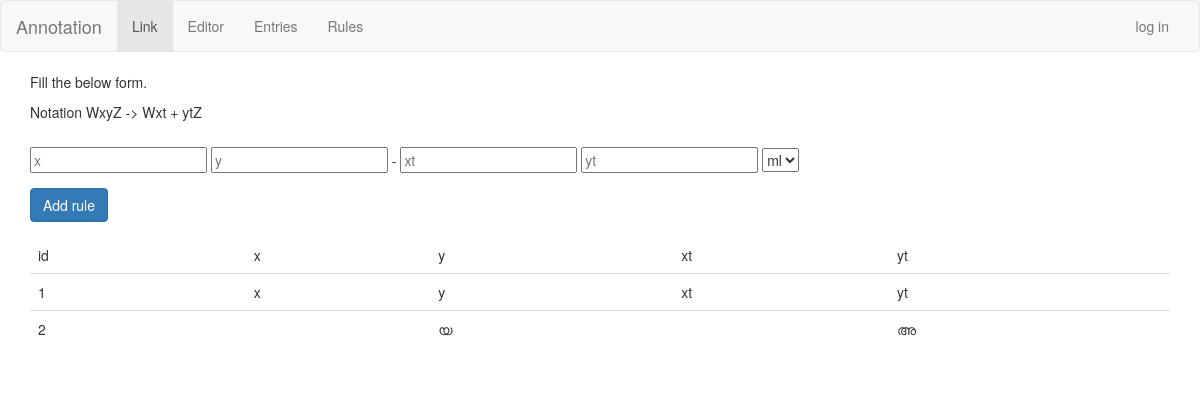
/rules, run on an earlier commit of the app's database.
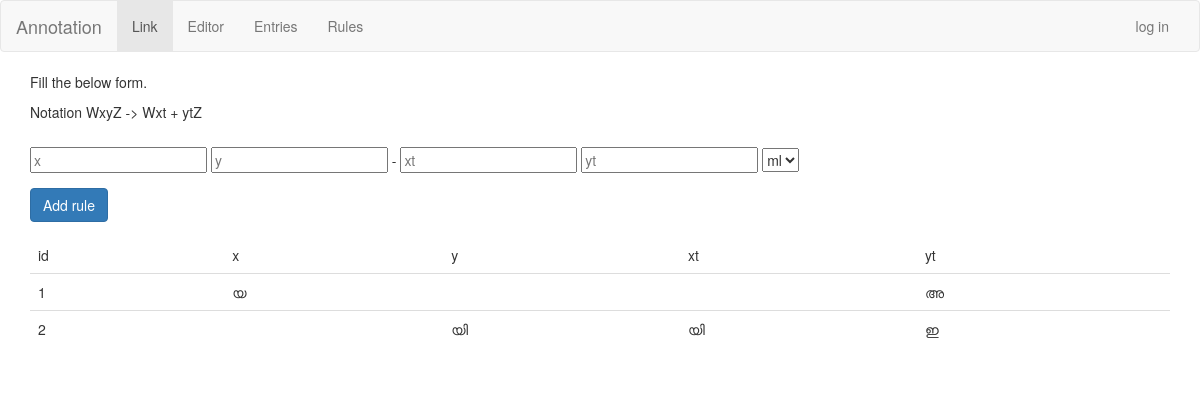
And on a later commit of the database.
### tables this page shows
CREATE TABLE rules (
    id integer primary key autoincrement,
    x string not null,
    y string not null,
    xt string not null,
    yt string not null,
    lang string not null
);

### annotation.py (the view)
@app.route('/rules', methods=['GET'])
def rule_editor():
    cursor = g.db.execute('SELECT * from rules');
    rules = [dict(rid=row[0],
        x=row[1], y = row[2], xt=row[3], yt=row[4], lang=row[5]) for row in cursor.fetchall()]
    return render_template('rule_editor.html', rules=rules)

### annotation.py (called while the page is built)
def connect_db():
    return sqlite3.connect(app.config['DATABASE'])

@app.before_request
def before_request():
    g.db = connect_db()

@app.teardown_request
def teardown_request(exception):
    db = getattr(g, 'db', None)
    if db is not None:
        db.close()

### templates/rule_editor.html
{% extends "layout.html" %}
{% block body %}
<form method="POST" action="/rules">
    <fieldset class="form-group">
        <p>Fill the below form.</p>
        <p>Notation WxyZ -> Wxt + ytZ </p>
    </fieldset>
    <fieldset class="form-group">
        <input type="text" name="x" placeholder="x" ></input>
        <input type="text" name="y" placeholder="y" ></input>
        -
        <input type="text" name="xt" placeholder="xt"></input>
        <input type="text" name="yt" placeholder="yt"></input>
        <select name="lang">
            <option>ml</option>
        </select>
    </fieldset>
    <fieldset class="form-group">
        <button class="btn btn-primary">Add rule</button>
    </fieldset>
</form>
<div class="row">
    <div class="col-md-12 col xs-12">
    <table class="table">
        <thead>
            <tr>
            <td> id </td>
            <td> x </td>
            <td> y </td>
            <td> xt </td>
            <td> yt </td>
            </tr>
        </thead>
        <tbody>
        {% for rule in rules %}
        <tr>
            <td>{{rule.rid}} </td>
            <td>{{rule.x}} </td>
            <td>{{rule.y}}</td>
            <td>{{rule.xt}} </td>
            <td>{{rule.yt}}</td>
        </tr>
        {% endfor %}
        </tbody>
    </table>
    </div>
</div>
{% endblock %}

### templates/layout.html (shortened to what this page needs)
<!doctype html>
<head>
    <link rel=stylesheet type=text/css href="{{ url_for('static', filename='css/bootstrap.min.css') }}">
    <link rel=stylesheet type=text/css href="{{ url_for('static', filename='css/bootstrap.min.css') }}">
</head>
<body>
    <nav class="navbar navbar-default">
        <div class="container-fluid">
            <div class="navbar-header">
                <a class="navbar-brand" href="/">Annotation</a>
            </div>
            <div class="collapse navbar-collapse" id="bs-example-navbar-collapse-1">
                <ul class="nav navbar-nav">
                    <li class="active"><a href="#">Link <span class="sr-only">(current)</span></a></li>
                    <li><a href="/editor">Editor</a></li>
                    <li><a href="/entries">Entries</a></li>
                    <li><a href="/rules">Rules</a></li>
                </ul>
                <ul class="nav navbar-nav navbar-right">
                    <li>
                        {% if not session.logged_in %}
                        <a href="{{ url_for('login') }}">log in</a>
                        {% else %}
                        <a href="{{ url_for('logout') }}">log out</a>
                        {% endif %}
                    </li>
                </ul>
            </div>
        </div>
    </nav>
    <div class="container">
        {% block body %}{% endblock %}
    </div>
</body>

What changed in the data, as far as the page shows it:
changed rules id 1: x "x" → "യ"; yt "yt" → "അ"; y "y" → (not shown); xt "xt" → (not shown)
changed rules id 2: y "യ" → "യി"; xt (not shown) → "യി"; yt "അ" → "ഇ"
